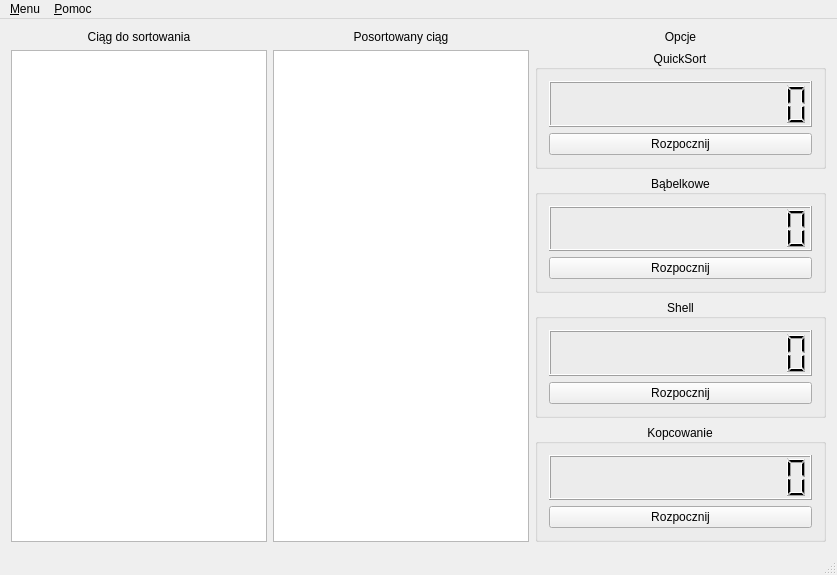
<?xml version="1.0" encoding="UTF-8"?>
<ui version="4.0">
 <class>MainWindow</class>
 <widget class="QMainWindow" name="MainWindow">
  <property name="geometry">
   <rect>
    <x>0</x>
    <y>0</y>
    <width>837</width>
    <height>575</height>
   </rect>
  </property>
  <property name="windowTitle">
   <string>MainWindow</string>
  </property>
  <widget class="QWidget" name="centralWidget">
   <layout class="QGridLayout" name="gridLayout_4">
    <item row="1" column="1">
     <widget class="QTextBrowser" name="Sorted">
      <property name="sizePolicy">
       <sizepolicy hsizetype="Maximum" vsizetype="Expanding">
        <horstretch>0</horstretch>
        <verstretch>0</verstretch>
       </sizepolicy>
      </property>
     </widget>
    </item>
    <item row="0" column="1">
     <widget class="QLabel" name="label_2">
      <property name="text">
       <string>Posortowany ciąg</string>
      </property>
      <property name="alignment">
       <set>Qt::AlignCenter</set>
      </property>
     </widget>
    </item>
    <item row="0" column="2">
     <widget class="QLabel" name="label_3">
      <property name="frameShape">
       <enum>QFrame::NoFrame</enum>
      </property>
      <property name="text">
       <string>Opcje</string>
      </property>
      <property name="alignment">
       <set>Qt::AlignCenter</set>
      </property>
     </widget>
    </item>
    <item row="0" column="0">
     <widget class="QLabel" name="label">
      <property name="text">
       <string>Ciąg do sortowania</string>
      </property>
      <property name="alignment">
       <set>Qt::AlignCenter</set>
      </property>
     </widget>
    </item>
    <item row="1" column="0">
     <widget class="QPlainTextEdit" name="toSort">
      <property name="sizePolicy">
       <sizepolicy hsizetype="Maximum" vsizetype="Expanding">
        <horstretch>0</horstretch>
        <verstretch>0</verstretch>
       </sizepolicy>
      </property>
     </widget>
    </item>
    <item row="1" column="2">
     <layout class="QVBoxLayout" name="verticalLayout">
      <item>
       <widget class="QGroupBox" name="groupBox">
        <property name="title">
         <string>QuickSort</string>
        </property>
        <property name="alignment">
         <set>Qt::AlignCenter</set>
        </property>
        <layout class="QGridLayout" name="gridLayout">
         <item row="2" column="0">
          <widget class="QPushButton" name="buttonQuick">
           <property name="sizePolicy">
            <sizepolicy hsizetype="Minimum" vsizetype="Fixed">
             <horstretch>0</horstretch>
             <verstretch>0</verstretch>
            </sizepolicy>
           </property>
           <property name="text">
            <string>Rozpocznij</string>
           </property>
           <property name="flat">
            <bool>false</bool>
           </property>
          </widget>
         </item>
         <item row="1" column="0">
          <widget class="QLCDNumber" name="quickLCD">
           <property name="sizePolicy">
            <sizepolicy hsizetype="Minimum" vsizetype="Minimum">
             <horstretch>0</horstretch>
             <verstretch>0</verstretch>
            </sizepolicy>
           </property>
           <property name="smallDecimalPoint">
            <bool>false</bool>
           </property>
           <property name="digitCount">
            <number>12</number>
           </property>
           <property name="mode">
            <enum>QLCDNumber::Dec</enum>
           </property>
          </widget>
         </item>
        </layout>
       </widget>
      </item>
      <item>
       <widget class="QGroupBox" name="groupBox_2">
        <property name="title">
         <string>Bąbelkowe</string>
        </property>
        <property name="alignment">
         <set>Qt::AlignCenter</set>
        </property>
        <layout class="QGridLayout" name="gridLayout_2">
         <item row="1" column="0">
          <widget class="QLCDNumber" name="bubbleLCD">
           <property name="digitCount">
            <number>12</number>
           </property>
          </widget>
         </item>
         <item row="3" column="0">
          <widget class="QPushButton" name="buttonBubble">
           <property name="text">
            <string>Rozpocznij</string>
           </property>
          </widget>
         </item>
        </layout>
       </widget>
      </item>
      <item>
       <widget class="QGroupBox" name="groupBox_3">
        <property name="title">
         <string>Shell</string>
        </property>
        <property name="alignment">
         <set>Qt::AlignCenter</set>
        </property>
        <layout class="QGridLayout" name="gridLayout_3">
         <item row="1" column="0">
          <widget class="QLCDNumber" name="shellLCD">
           <property name="frameShadow">
            <enum>QFrame::Raised</enum>
           </property>
           <property name="lineWidth">
            <number>1</number>
           </property>
           <property name="smallDecimalPoint">
            <bool>false</bool>
           </property>
           <property name="digitCount">
            <number>12</number>
           </property>
          </widget>
         </item>
         <item row="2" column="0">
          <widget class="QPushButton" name="buttonShell">
           <property name="text">
            <string>Rozpocznij</string>
           </property>
          </widget>
         </item>
        </layout>
       </widget>
      </item>
      <item>
       <widget class="QGroupBox" name="groupBox_4">
        <property name="title">
         <string>Kopcowanie</string>
        </property>
        <property name="alignment">
         <set>Qt::AlignCenter</set>
        </property>
        <layout class="QGridLayout" name="gridLayout_5">
         <item row="2" column="0">
          <widget class="QPushButton" name="buttonHeap">
           <property name="text">
            <string>Rozpocznij</string>
           </property>
          </widget>
         </item>
         <item row="1" column="0">
          <widget class="QLCDNumber" name="heapLCD">
           <property name="digitCount">
            <number>12</number>
           </property>
          </widget>
         </item>
        </layout>
       </widget>
      </item>
     </layout>
    </item>
   </layout>
  </widget>
  <widget class="QMenuBar" name="menuBar">
   <property name="geometry">
    <rect>
     <x>0</x>
     <y>0</y>
     <width>837</width>
     <height>26</height>
    </rect>
   </property>
   <widget class="QMenu" name="menu_Menu">
    <property name="title">
     <string>&amp;Menu</string>
    </property>
    <addaction name="actionNowy"/>
    <addaction name="actionOtworz"/>
    <addaction name="actionZamknij"/>
   </widget>
   <widget class="QMenu" name="menuHelp">
    <property name="title">
     <string>&amp;Pomoc</string>
    </property>
    <addaction name="actionO_autorach"/>
    <addaction name="actionO_algorytmach"/>
   </widget>
   <addaction name="menu_Menu"/>
   <addaction name="menuHelp"/>
  </widget>
  <widget class="QStatusBar" name="statusBar"/>
  <action name="actionOtworz">
   <property name="icon">
    <iconset>
     <normaloff>E:/Studia/Semestr VI/qt programowanie/pw_lab5_ikony/lab1/open.png</normaloff>E:/Studia/Semestr VI/qt programowanie/pw_lab5_ikony/lab1/open.png</iconset>
   </property>
   <property name="text">
    <string>Otwórz</string>
   </property>
   <property name="shortcut">
    <string>Ctrl+O</string>
   </property>
  </action>
  <action name="actionNowy">
   <property name="icon">
    <iconset>
     <normaloff>E:/Studia/Semestr VI/qt programowanie/pw_lab5_ikony/lab1/new.png</normaloff>E:/Studia/Semestr VI/qt programowanie/pw_lab5_ikony/lab1/new.png</iconset>
   </property>
   <property name="text">
    <string>Nowy</string>
   </property>
   <property name="shortcut">
    <string>Ctrl+N</string>
   </property>
  </action>
  <action name="actionZamknij">
   <property name="text">
    <string>Zamknij</string>
   </property>
   <property name="shortcut">
    <string>Shift+Esc</string>
   </property>
  </action>
  <action name="actionO_autorach">
   <property name="text">
    <string>O autorach</string>
   </property>
  </action>
  <action name="actionO_algorytmach">
   <property name="text">
    <string>O algorytmach</string>
   </property>
  </action>
 </widget>
 <layoutdefault spacing="6" margin="11"/>
 <resources/>
 <connections/>
</ui>
